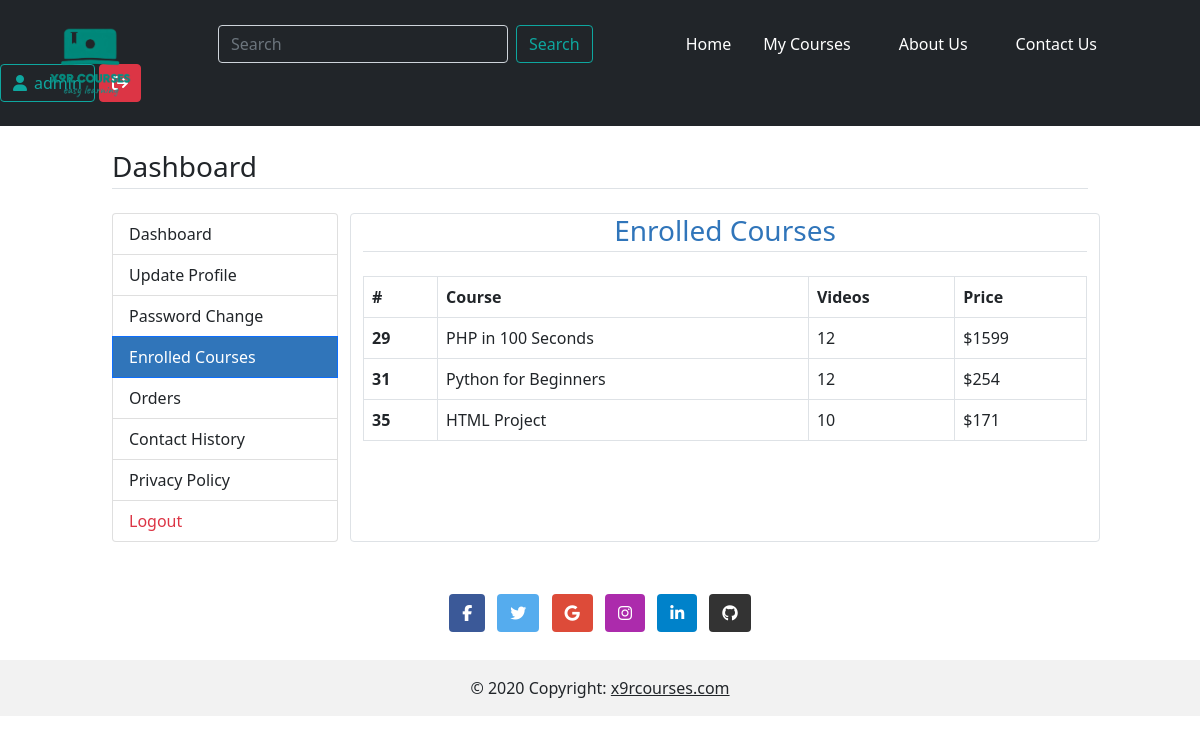
The app's page /user-courses-dash/ (signed in) with its own data.
### courses/models/user_course.py (models this page shows, shortened)
class UserCourse(models.Model):
    user          = models.ForeignKey(User, on_delete=models.CASCADE)
    course        = models.ForeignKey(Course, on_delete=models.CASCADE)
    date          = models.DateTimeField(auto_now_add=True)

### courses/models/course.py (models this page shows)
class Course(models.Model):
    name          = models.CharField(max_length=50)
    slug          = models.CharField(max_length=50, null=True, unique=True)
    description   = models.TextField(null=True)
    price         = models.IntegerField(default=0)
    discount      = models.IntegerField(default=0)
    active        = models.BooleanField(default=False)
    date          = models.DateTimeField(auto_now_add=True)
    thumbnail     = models.ImageField(upload_to='files/thumbnail')
    resource      = models.FileField(upload_to='files/resource')
    course_length = models.IntegerField()
    def __str__(self):
        return self.name

### courses/views/dashboard.py (the view)
# urls.py: path('user-courses-dash/', user_courses_dash, name='user_courses_dash'),
def user_courses_dash(request):
    user = request.user
    user_courses = UserCourse.objects.filter(user=user)
    return render(request, 'courses/user/user_coures.html', {'user_courses':user_courses})

### courses/templatetags/course_custom_tags.py (called while the page is built)
@register.simple_tag
def call_sellprice(price, discount):
    try:
        price = float(price)
        discount = float(discount)
    except ValueError:
        return price  # or return some default value
    if discount == 0:
        return price
    sellprice = price - (price * discount * 0.01)
    return math.floor(sellprice)

@register.filter
def rupee(price):
    return f'${price}'

### courses/templates/courses/user/user_coures.html
{% extends "courses/base.html" %}
{% load static %}
{% load course_custom_tags %}
{% block content %}
<main class="container my-4">
	<h3 class="my-4 border-bottom pb-1">Dashboard</h3>
	<div class="row">
        <div class="col-md-3">
            {% include 'courses/user/user-sidebar.html' %}
        </div>
        <div class="col-md-9 border rounded">
            <h3 class="mb-4 border-bottom pb-1 text-center" style="color: #3075BA;">Enrolled Courses</h3>
            <table class="table table-bordered" style="margin-top: 12px;">
                <thead>
                  <tr>
                    <th scope="col">#</th>
                    <th scope="col">Course</th>
                    <th scope="col">Videos</th>
                    <th scope="col">Price</th>
                  </tr>
                </thead>
                <tbody>
                  {% for user_course in user_courses %}
                    <tr>
                        <th scope="row">{{user_course.pk}}</th>
                        <td>{{user_course.course}}</td>
                        <td>{{user_course.course.course_length}}</td>
                        <td>{% call_sellprice user_course.course.price user_course.course.discount as value %} {{value|rupee}}</td>
                    </tr>
                  {% endfor %}
                </tbody>
              </table>
            </div>
	</div>
</main>
{% endblock content %}

### records on screen
UserCourse: pk "29", course "PHP in 100 Seconds", course.course_length "12", value "$1599"
UserCourse: pk "31", course "Python for Beginners", course.course_length "12", value "$254"
UserCourse: pk "35", course "HTML Project", course.course_length "10", value "$171"
